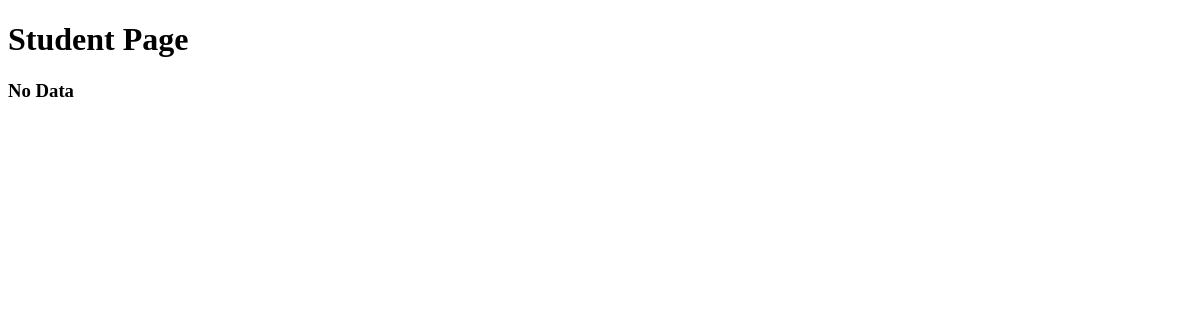
Before: /enroll/stu/ with the older database file.
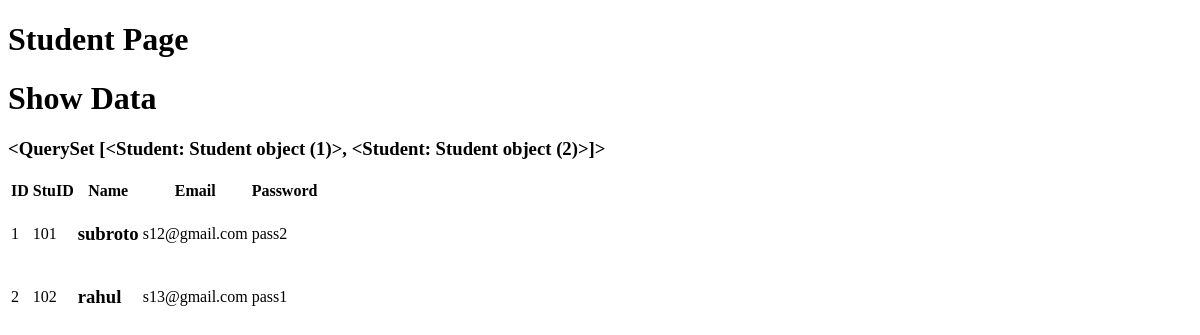
After: the same page with the newer database file.
### enroll/models.py (models this page shows)
class Student(models.Model):
    stuid=models.IntegerField()
    stuname=models.CharField(max_length=70)
    stuemail=models.EmailField(max_length=70)
    stupass=models.CharField(max_length=70)

### enroll/views.py (the view)
# urls.py: path('stu/',views.Studentinfo),
def Studentinfo(request):
    stud=Student.objects.all()
    return render(request,'enroll/studetails.html',{'stu':stud})

### enroll/templates/enroll/studetails.html (shortened to what this page needs)
<!DOCTYPE html>
<html>
<head>
</head>
<body>
    <h1>Student Page</h1>
    {% if stu %}
        <h1>Show Data</h1>
        <h3>{{stu}}</h3>
        <table>
            <tr>
                <th>ID</th>
                <th>StuID</th>
                <th>Name</th>
                <th>Email</th>
                <th>Password</th>
            </tr>
            {% for st in stu %}
                <tr>
                    <td>{{st.id}}</td>
                    <td>{{st.stuid}}</td>
                    <td><h3>{{st.stuname}}</h3></td>
                    <td>{{st.stuemail}}</td>
                    <td>{{st.stupass}}</td>
                </tr>
            {% endfor %}
        </table>
    {% else %}
        <h3>No Data</h3>
    {% endif %}
</body>
</html>

Changed rows visible on the page:
added Student: id "<QuerySet [<Student: Student object (1)>, <Student: Student object (2)>]>", id "1", stuid "101", stuname "subroto", stuemail "s12@gmail.com", stupass "pass2"
added Student: id "2", stuid "102", stuname "rahul", stuemail "s13@gmail.com", stupass "pass1"
Other visible differences:
text no longer shown: "No Data"
text now shown: "Show Data ID StuID Name Email Password"
